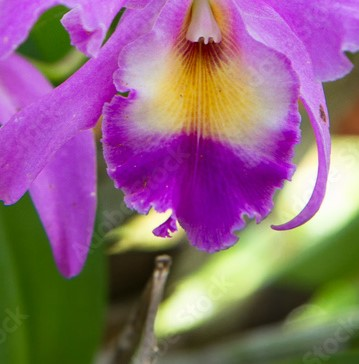
#> input picture bunga.jpg, 359 x 364 px
$ jupyter execute Uas_Pengolahan_Citra.ipynb
#> lines starting #> are read from the running program, lines starting #| are printed output that depends on the picture
[cell 1]
import numpy as np
import matplotlib.pyplot as plt
import cv2
# Menampilkan plot dalam notebook %matplotlib inline
# Membaca gambar (gunakan path yang sesuai dengan lokasi gambarAnda)
image = cv2.imread("bunga.jpg")
#> image is the input picture: shape (364, 359, 3); mean B, G, R 123.9, 103.8, 142.4
# Mengubah warna gambar dari BGR ke RGB
image = cv2.cvtColor(image, cv2.COLOR_BGR2RGB)
# Menampilkan gambar asli
plt.imshow(image)
plt.title('Original Image')
plt.show()
# Membentuk ulang gambar menjadi susunan piksel 2D dengan 3 nilai warna (RGB)
pixel_vals = image.reshape((-1, 3))
# Mengkonversikan ke tipe float
pixel_vals = np.float32(pixel_vals)
# Menentukan kriteria agar algoritme berhenti berjalan: 100 literasi atau epsilon (akurasi yang dibutuhkan) mencapai 85%
criteria = (cv2.TERM_CRITERIA_EPS + cv2.TERM_CRITERIA_MAX_ITER, 100, 0.85)
# Melakukan k-means clustering dengan jumlah cluster yangdi tetapkan sebagai 3 dan pusat acak pada awalnya dipilih
k = 8
retval, labels, centers = cv2.kmeans(pixel_vals, k, None, criteria, 10, cv2.KMEANS_RANDOM_CENTERS)
#> retval = 152418351; centers = [[103.5, 101.7, 68.75], [198, 193.8, 143], [54.72, 74.52, 14.5], [170, 71.11, 191.4], [237.3, 242.2, 205.8], [174.7, 155, 79.27], [128.5, 8.21, 142.9], [193.4, 116.5, 217.3]]
# Mengonversi data pusat cluster menjadi nilai 8-bit
centers = np.uint8(centers)
#> centers = [[103, 101, 68], [198, 193, 143], [54, 74, 14], [169, 71, 191], [237, 242, 205], [174, 155, 79], [128, 8, 142], [193, 116, 217]]
# Menggunakan label untuk membentuk ulang data menjadi dimensi gambar asli
segmented_data = centers[labels.flatten()]
segmented_image = segmented_data.reshape((image.shape))
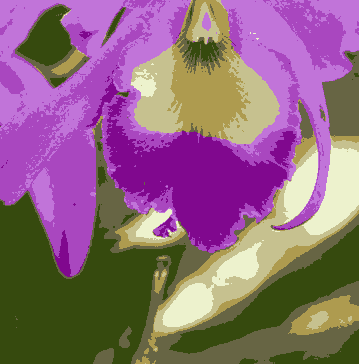
#> segmented_image: shape (364, 359, 3); mean R, G, B 141.8, 103.4, 123.4
# Menampilkan gambar tersegmentasi
plt.imshow(segmented_image)
plt.title('Segmented Image')
plt.show()
